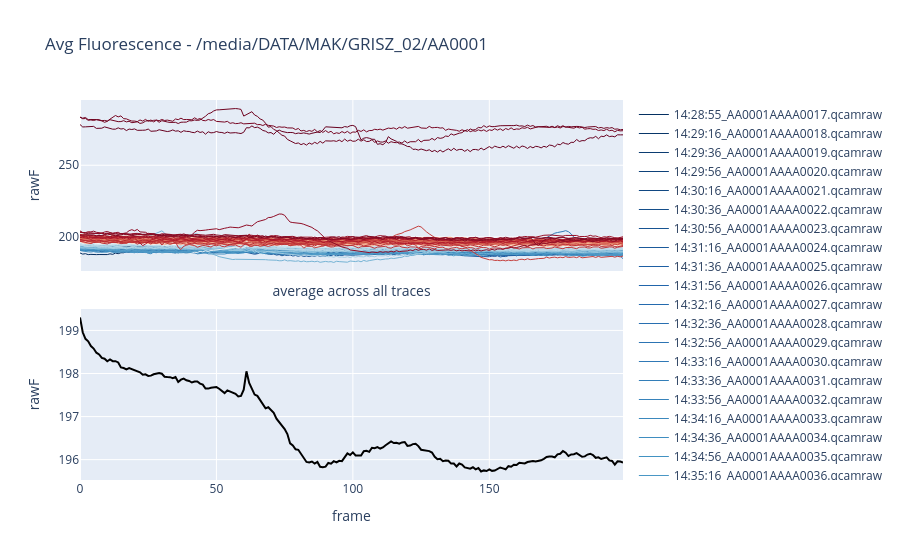

Source (notebook cell):
### Markdown cell above
## 4. Overview plots (without ROI)

### Code cell
# rough first view of average across all traces
e0.plot_average_fluorescence()

### Figure 1 — Plotly figure (JSON) as saved in the notebook; plotly's stock layout.template omitted (floating-point values rounded to 4 significant figures; data arrays with more than 128 entries replaced by an {"elided": "..."} marker saying what was removed)
{"data": [{"line": {"color": "rgb(5, 48, 97)", "width": 1}, "name": "14:28:55_AA0001AAAA0017.qcamraw", "type": "scatter", "xaxis": "x", "y": {"elided": "200 float values"}, "yaxis": "y"}, {"line": {"color": "rgb(8, 54, 105)", "width": 1}, "name": "14:29:16_AA0001AAAA0018.qcamraw", "type": "scatter", "xaxis": "x", "y": {"elided": "200 float values"}, "yaxis": "y"}, {"line": {"color": "rgb(11, 60, 113)", "width": 1}, "name": "14:29:36_AA0001AAAA0019.qcamraw", "type": "scatter", "xaxis": "x", "y": {"elided": "200 float values"}, "yaxis": "y"}, {"line": {"color": "rgb(14, 66, 122)", "width": 1}, "name": "14:29:56_AA0001AAAA0020.qcamraw", "type": "scatter", "xaxis": "x", "y": {"elided": "200 float values"}, "yaxis": "y"}, {"line": {"color": "rgb(17, 72, 130)", "width": 1}, "name": "14:30:16_AA0001AAAA0021.qcamraw", "type": "scatter", "xaxis": "x", "y": {"elided": "200 float values"}, "yaxis": "y"}, {"line": {"color": "rgb(20, 78, 138)", "width": 1}, "name": "14:30:36_AA0001AAAA0022.qcamraw", "type": "scatter", "xaxis": "x", "y": {"elided": "200 float values"}, "yaxis": "y"}, {"line": {"color": "rgb(23, 84, 146)", "width": 1}, "name": "14:30:56_AA0001AAAA0023.qcamraw", "type": "scatter", "xaxis": "x", "y": {"elided": "200 float values"}, "yaxis": "y"}, {"line": {"color": "rgb(27, 90, 155)", "width": 1}, "name": "14:31:16_AA0001AAAA0024.qcamraw", "type": "scatter", "xaxis": "x", "y": {"elided": "200 float values"}, "yaxis": "y"}, {"line": {"color": "rgb(30, 95, 163)", "width": 1}, "name": "14:31:36_AA0001AAAA0025.qcamraw", "type": "scatter", "xaxis": "x", "y": {"elided": "200 float values"}, "yaxis": "y"}, {"line": {"color": "rgb(33, 101, 171)", "width": 1}, "name": "14:31:56_AA0001AAAA0026.qcamraw", "type": "scatter", "xaxis": "x", "y": {"elided": "200 float values"}, "yaxis": "y"}, {"line": {"color": "rgb(36, 106, 174)", "width": 1}, "name": "14:32:16_AA0001AAAA0027.qcamraw", "type": "scatter", "xaxis": "x", "y": {"elided": "200 float values"}, "yaxis": "y"}, {"line": {"color": "rgb(40, 111, 177)", "width": 1}, "name": "14:32:36_AA0001AAAA0028.qcamraw", "type": "scatter", "xaxis": "x", "y": {"elided": "200 float values"}, "yaxis": "y"}, {"line": {"color": "rgb(44, 116, 179)", "width": 1}, "name": "14:32:56_AA0001AAAA0029.qcamraw", "type": "scatter", "xaxis": "x", "y": {"elided": "200 float values"}, "yaxis": "y"}, {"line": {"color": "rgb(48, 121, 182)", "width": 1}, "name": "14:33:16_AA0001AAAA0030.qcamraw", "type": "scatter", "xaxis": "x", "y": {"elided": "200 float values"}, "yaxis": "y"}, {"line": {"color": "rgb(51, 126, 184)", "width": 1}, "name": "14:33:36_AA0001AAAA0031.qcamraw", "type": "scatter", "xaxis": "x", "y": {"elided": "200 float values"}, "yaxis": "y"}, {"line": {"color": "rgb(55, 131, 187)", "width": 1}, "name": "14:33:56_AA0001AAAA0032.qcamraw", "type": "scatter", "xaxis": "x", "y": {"elided": "200 float values"}, "yaxis": "y"}, {"line": {"color": "rgb(59, 136, 189)", "width": 1}, "name": "14:34:16_AA0001AAAA0033.qcamraw", "type": "scatter", "xaxis": "x", "y": {"elided": "200 float values"}, "yaxis": "y"}, {"line": {"color": "rgb(63, 141, 192)", "width": 1}, "name": "14:34:36_AA0001AAAA0034.qcamraw", "type": "scatter", "xaxis": "x", "y": {"elided": "200 float values"}, "yaxis": "y"}, {"line": {"color": "rgb(66, 146, 194)", "width": 1}, "name": "14:34:56_AA0001AAAA0035.qcamraw", "type": "scatter", "xaxis": "x", "y": {"elided": "200 float values"}, "yaxis": "y"}, {"line": {"color": "rgb(74, 151, 197)", "width": 1}, "name": "14:35:16_AA0001AAAA0036.qcamraw", "type": "scatter", "xaxis": "x", "y": {"elided": "200 float values"}, "yaxis": "y"}, {"line": {"color": "rgb(83, 157, 200)", "width": 1}, "name": "14:35:36_AA0001AAAA0037.qcamraw", "type": "scatter", "xaxis": "x", "y": {"elided": "200 float values"}, "yaxis": "y"}, {"line": {"color": "rgb(91, 162, 203)", "width": 1}, "name": "14:35:56_AA0001AAAA0038.qcamraw", "type": "scatter", "xaxis": "x", "y": {"elided": "200 float values"}, "yaxis": "y"}, {"line": {"color": "rgb(100, 168, 206)", "width": 1}, "name": "14:36:16_AA0001AAAA0039.qcamraw", "type": "scatter", "xaxis": "x", "y": {"elided": "200 float values"}, "yaxis": "y"}, {"line": {"color": "rgb(109, 173, 209)", "width": 1}, "name": "14:36:36_AA0001AAAA0040.qcamraw", "type": "scatter", "xaxis": "x", "y": {"elided": "200 float values"}, "yaxis": "y"}, {"line": {"color": "rgb(117, 179, 212)", "width": 1}, "name": "14:36:56_AA0001AAAA0041.qcamraw", "type": "scatter", "xaxis": "x", "y": {"elided": "200 float values"}, "yaxis": "y"}, {"line": {"color": "rgb(126, 184, 215)", "width": 1}, "name": "14:37:16_AA0001AAAA0042.qcamraw", "type": "scatter", "xaxis": "x", "y": {"elided": "200 float values"}, "yaxis": "y"}, {"line": {"color": "rgb(135, 190, 218)", "width": 1}, "name": "14:37:36_AA0001AAAA0043.qcamraw", "type": "scatter", "xaxis": "x", "y": {"elided": "200 float values"}, "yaxis": "y"}, {"line": {"color": "rgb(143, 195, 221)", "width": 1}, "name": "14:37:56_AA0001AAAA0044.qcamraw", "type": "scatter", "xaxis": "x", "y": {"elided": "200 float values"}, "yaxis": "y"}, {"line": {"color": "rgb(151, 199, 223)", "width": 1}, "name": "14:38:16_AA0001AAAA0045.qcamraw", "type": "scatter", "xaxis": "x", "y": {"elided": "200 float values"}, "yaxis": "y"}, {"line": {"color": "rgb(158, 203, 225)", "width": 1}, "name": "14:38:36_AA0001AAAA0046.qcamraw", "type": "scatter", "xaxis": "x", "y": {"elided": "200 float values"}, "yaxis": "y"}, {"line": {"color": "rgb(165, 206, 227)", "width": 1}, "name": "14:38:56_AA0001AAAA0047.qcamraw", "type": "scatter", "xaxis": "x", "y": {"elided": "200 float values"}, "yaxis": "y"}, {"line": {"color": "rgb(172, 210, 229)", "width": 1}, "name": "14:39:16_AA0001AAAA0048.qcamraw", "type": "scatter", "xaxis": "x", "y": {"elided": "200 float values"}, "yaxis": "y"}, {"line": {"color": "rgb(179, 214, 231)", "width": 1}, "name": "14:39:36_AA0001AAAA0049.qcamraw", "type": "scatter", "xaxis": "x", "y": {"elided": "200 float values"}, "yaxis": "y"}, {"line": {"color": "rgb(185, 217, 233)", "width": 1}, "name": "14:39:56_AA0001AAAA0050.qcamraw", "type": "scatter", "xaxis": "x", "y": {"elided": "200 float values"}, "yaxis": "y"}, {"line": {"color": "rgb(192, 221, 235)", "width": 1}, "name": "14:40:16_AA0001AAAA0051.qcamraw", "type": "scatter", "xaxis": "x", "y": {"elided": "200 float values"}, "yaxis": "y"}, {"line": {"color": "rgb(199, 224, 237)", "width": 1}, "name": "14:40:36_AA0001AAAA0052.qcamraw", "type": "scatter", "xaxis": "x", "y": {"elided": "200 float values"}, "yaxis": "y"}, {"line": {"color": "rgb(206, 228, 239)", "width": 1}, "name": "14:40:56_AA0001AAAA0053.qcamraw", "type": "scatter", "xaxis": "x", "y": {"elided": "200 float values"}, "yaxis": "y"}, {"line": {"color": "rgb(212, 230, 240)", "width": 1}, "name": "14:41:16_AA0001AAAA0054.qcamraw", "type": "scatter", "xaxis": "x", "y": {"elided": "200 float values"}, "yaxis": "y"}, {"line": {"color": "rgb(216, 232, 241)", "width": 1}, "name": "14:41:36_AA0001AAAA0055.qcamraw", "type": "scatter", "xaxis": "x", "y": {"elided": "200 float values"}, "yaxis": "y"}, {"line": {"color": "rgb(220, 234, 242)", "width": 1}, "name": "14:41:56_AA0001AAAA0056.qcamraw", "type": "scatter", "xaxis": "x", "y": {"elided": "200 float values"}, "yaxis": "y"}, {"line": {"color": "rgb(224, 236, 243)", "width": 1}, "name": "14:42:16_AA0001AAAA0057.qcamraw", "type": "scatter", "xaxis": "x", "y": {"elided": "200 float values"}, "yaxis": "y"}, {"line": {"color": "rgb(228, 238, 244)", "width": 1}, "name": "14:42:36_AA0001AAAA0058.qcamraw", "type": "scatter", "xaxis": "x", "y": {"elided": "200 float values"}, "yaxis": "y"}, {"line": {"color": "rgb(232, 240, 244)", "width": 1}, "name": "14:42:56_AA0001AAAA0059.qcamraw", "type": "scatter", "xaxis": "x", "y": {"elided": "200 float values"}, "yaxis": "y"}, {"line": {"color": "rgb(237, 242, 245)", "width": 1}, "name": "14:43:16_AA0001AAAA0060.qcamraw", "type": "scatter", "xaxis": "x", "y": {"elided": "200 float values"}, "yaxis": "y"}, {"line": {"color": "rgb(241, 244, 246)", "width": 1}, "name": "14:43:36_AA0001AAAA0061.qcamraw", "type": "scatter", "xaxis": "x", "y": {"elided": "200 float values"}, "yaxis": "y"}, {"line": {"color": "rgb(245, 246, 247)", "width": 1}, "name": "14:43:56_AA0001AAAA0062.qcamraw", "type": "scatter", "xaxis": "x", "y": {"elided": "200 float values"}, "yaxis": "y"}, {"line": {"color": "rgb(247, 245, 244)", "width": 1}, "name": "14:44:16_AA0001AAAA0063.qcamraw", "type": "scatter", "xaxis": "x", "y": {"elided": "200 float values"}, "yaxis": "y"}, {"line": {"color": "rgb(248, 242, 239)", "width": 1}, "name": "14:44:36_AA0001AAAA0064.qcamraw", "type": "scatter", "xaxis": "x", "y": {"elided": "200 float values"}, "yaxis": "y"}, {"line": {"color": "rgb(249, 239, 234)", "width": 1}, "name": "14:44:56_AA0001AAAA0065.qcamraw", "type": "scatter", "xaxis": "x", "y": {"elided": "200 float values"}, "yaxis": "y"}, {"line": {"color": "rgb(249, 236, 229)", "width": 1}, "name": "14:45:16_AA0001AAAA0066.qcamraw", "type": "scatter", "xaxis": "x", "y": {"elided": "200 float values"}, "yaxis": "y"}, {"line": {"color": "rgb(250, 233, 223)", "width": 1}, "name": "14:45:36_AA0001AAAA0067.qcamraw", "type": "scatter", "xaxis": "x", "y": {"elided": "200 float values"}, "yaxis": "y"}, {"line": {"color": "rgb(251, 230, 218)", "width": 1}, "name": "14:45:56_AA0001AAAA0068.qcamraw", "type": "scatter", "xaxis": "x", "y": {"elided": "200 float values"}, "yaxis": "y"}, {"line": {"color": "rgb(251, 227, 213)", "width": 1}, "name": "14:46:16_AA0001AAAA0069.qcamraw", "type": "scatter", "xaxis": "x", "y": {"elided": "200 float values"}, "yaxis": "y"}, {"line": {"color": "rgb(252, 224, 207)", "width": 1}, "name": "14:46:36_AA0001AAAA0070.qcamraw", "type": "scatter", "xaxis": "x", "y": {"elided": "200 float values"}, "yaxis": "y"}, {"line": {"color": "rgb(253, 221, 202)", "width": 1}, "name": "14:46:56_AA0001AAAA0071.qcamraw", "type": "scatter", "xaxis": "x", "y": {"elided": "200 float values"}, "yaxis": "y"}, {"line": {"color": "rgb(253, 217, 196)", "width": 1}, "name": "14:47:16_AA0001AAAA0072.qcamraw", "type": "scatter", "xaxis": "x", "y": {"elided": "200 float values"}, "yaxis": "y"}, {"line": {"color": "rgb(252, 211, 188)", "width": 1}, "name": "14:47:36_AA0001AAAA0073.qcamraw", "type": "scatter", "xaxis": "x", "y": {"elided": "200 float values"}, "yaxis": "y"}, {"line": {"color": "rgb(251, 205, 181)", "width": 1}, "name": "14:47:56_AA0001AAAA0074.qcamraw", "type": "scatter", "xaxis": "x", "y": {"elided": "200 float values"}, "yaxis": "y"}, {"line": {"color": "rgb(250, 199, 173)", "width": 1}, "name": "14:48:16_AA0001AAAA0075.qcamraw", "type": "scatter", "xaxis": "x", "y": {"elided": "200 float values"}, "yaxis": "y"}, {"line": {"color": "rgb(249, 193, 166)", "width": 1}, "name": "14:48:36_AA0001AAAA0076.qcamraw", "type": "scatter", "xaxis": "x", "y": {"elided": "200 float values"}, "yaxis": "y"}, {"line": {"color": "rgb(248, 187, 158)", "width": 1}, "name": "14:48:56_AA0001AAAA0077.qcamraw", "type": "scatter", "xaxis": "x", "y": {"elided": "200 float values"}, "yaxis": "y"}, {"line": {"color": "rgb(247, 181, 150)", "width": 1}, "name": "14:49:16_AA0001AAAA0078.qcamraw", "type": "scatter", "xaxis": "x", "y": {"elided": "200 float values"}, "yaxis": "y"}, {"line": {"color": "rgb(246, 175, 143)", "width": 1}, "name": "14:49:36_AA0001AAAA0079.qcamraw", "type": "scatter", "xaxis": "x", "y": {"elided": "200 float values"}, "yaxis": "y"}, {"line": {"color": "rgb(245, 169, 135)", "width": 1}, "name": "14:49:56_AA0001AAAA0080.qcamraw", "type": "scatter", "xaxis": "x", "y": {"elided": "200 float values"}, "yaxis": "y"}, {"line": {"color": "rgb(243, 163, 128)", "width": 1}, "name": "14:50:16_AA0001AAAA0081.qcamraw", "type": "scatter", "xaxis": "x", "y": {"elided": "200 float values"}, "yaxis": "y"}, {"line": {"color": "rgb(240, 155, 122)", "width": 1}, "name": "14:50:36_AA0001AAAA0082.qcamraw", "type": "scatter", "xaxis": "x", "y": {"elided": "200 float values"}, "yaxis": "y"}, {"line": {"color": "rgb(236, 148, 117)", "width": 1}, "name": "14:50:56_AA0001AAAA0083.qcamraw", "type": "scatter", "xaxis": "x", "y": {"elided": "200 float values"}, "yaxis": "y"}, {"line": {"color": "rgb(233, 140, 111)", "width": 1}, "name": "14:51:16_AA0001AAAA0084.qcamraw", "type": "scatter", "xaxis": "x", "y": {"elided": "200 float values"}, "yaxis": "y"}, {"line": {"color": "rgb(230, 132, 105)", "width": 1}, "name": "14:51:36_AA0001AAAA0085.qcamraw", "type": "scatter", "xaxis": "x", "y": {"elided": "200 float values"}, "yaxis": "y"}, {"line": {"color": "rgb(227, 125, 99)", "width": 1}, "name": "14:51:56_AA0001AAAA0086.qcamraw", "type": "scatter", "xaxis": "x", "y": {"elided": "200 float values"}, "yaxis": "y"}, {"line": {"color": "rgb(223, 117, 93)", "width": 1}, "name": "14:52:16_AA0001AAAA0087.qcamraw", "type": "scatter", "xaxis": "x", "y": {"elided": "200 float values"}, "yaxis": "y"}, {"line": {"color": "rgb(220, 110, 87)", "width": 1}, "name": "14:52:36_AA0001AAAA0088.qcamraw", "type": "scatter", "xaxis": "x", "y": {"elided": "200 float values"}, "yaxis": "y"}, {"line": {"color": "rgb(217, 102, 82)", "width": 1}, "name": "14:52:56_AA0001AAAA0089.qcamraw", "type": "scatter", "xaxis": "x", "y": {"elided": "200 float values"}, "yaxis": "y"}, {"line": {"color": "rgb(213, 94, 76)", "width": 1}, "name": "14:53:16_AA0001AAAA0090.qcamraw", "type": "scatter", "xaxis": "x", "y": {"elided": "200 float values"}, "yaxis": "y"}, {"line": {"color": "rgb(209, 87, 73)", "width": 1}, "name": "14:53:36_AA0001AAAA0091.qcamraw", "type": "scatter", "xaxis": "x", "y": {"elided": "200 float values"}, "yaxis": "y"}, {"line": {"color": "rgb(205, 79, 69)", "width": 1}, "name": "14:53:56_AA0001AAAA0092.qcamraw", "type": "scatter", "xaxis": "x", "y": {"elided": "200 float values"}, "yaxis": "y"}, {"line": {"color": "rgb(201, 71, 65)", "width": 1}, "name": "14:54:16_AA0001AAAA0093.qcamraw", "type": "scatter", "xaxis": "x", "y": {"elided": "200 float values"}, "yaxis": "y"}, {"line": {"color": "rgb(197, 63, 61)", "width": 1}, "name": "14:54:36_AA0001AAAA0094.qcamraw", "type": "scatter", "xaxis": "x", "y": {"elided": "200 float values"}, "yaxis": "y"}, {"line": {"color": "rgb(193, 55, 58)", "width": 1}, "name": "14:54:56_AA0001AAAA0095.qcamraw", "type": "scatter", "xaxis": "x", "y": {"elided": "200 float values"}, "yaxis": "y"}, {"line": {"color": "rgb(189, 47, 54)", "width": 1}, "name": "14:55:16_AA0001AAAA0096.qcamraw", "type": "scatter", "xaxis": "x", "y": {"elided": "200 float values"}, "yaxis": "y"}, {"line": {"color": "rgb(186, 39, 50)", "width": 1}, "name": "14:55:36_AA0001AAAA0097.qcamraw", "type": "scatter", "xaxis": "x", "y": {"elided": "200 float values"}, "yaxis": "y"}, {"line": {"color": "rgb(182, 31, 46)", "width": 1}, "name": "14:55:56_AA0001AAAA0098.qcamraw", "type": "scatter", "xaxis": "x", "y": {"elided": "200 float values"}, "yaxis": "y"}, {"line": {"color": "rgb(177, 24, 43)", "width": 1}, "name": "14:56:16_AA0001AAAA0099.qcamraw", "type": "scatter", "xaxis": "x", "y": {"elided": "200 float values"}, "yaxis": "y"}, {"line": {"color": "rgb(169, 21, 42)", "width": 1}, "name": "14:56:36_AA0001AAAA0100.qcamraw", "type": "scatter", "xaxis": "x", "y": {"elided": "200 float values"}, "yaxis": "y"}, {"line": {"color": "rgb(161, 18, 40)", "width": 1}, "name": "14:56:56_AA0001AAAA0101.qcamraw", "type": "scatter", "xaxis": "x", "y": {"elided": "200 float values"}, "yaxis": "y"}, {"line": {"color": "rgb(152, 16, 39)", "width": 1}, "name": "14:57:16_AA0001AAAA0102.qcamraw", "type": "scatter", "xaxis": "x", "y": {"elided": "200 float values"}, "yaxis": "y"}, {"line": {"color": "rgb(144, 13, 38)", "width": 1}, "name": "14:57:36_AA0001AAAA0103.qcamraw", "type": "scatter", "xaxis": "x", "y": {"elided": "200 float values"}, "yaxis": "y"}, {"line": {"color": "rgb(136, 11, 36)", "width": 1}, "name": "14:57:56_AA0001AAAA0104.qcamraw", "type": "scatter", "xaxis": "x", "y": {"elided": "200 float values"}, "yaxis": "y"}, {"line": {"color": "rgb(128, 8, 35)", "width": 1}, "name": "14:58:16_AA0001AAAA0105.qcamraw", "type": "scatter", "xaxis": "x", "y": {"elided": "200 float values"}, "yaxis": "y"}, {"line": {"color": "rgb(119, 5, 34)", "width": 1}, "name": "16:26:57_AA0001Asdx0018.qcamraw", "type": "scatter", "xaxis": "x", "y": {"elided": "200 float values"}, "yaxis": "y"}, {"line": {"color": "rgb(111, 3, 32)", "width": 1}, "name": "16:28:00_AA0001Asdx0019.qcamraw", "type": "scatter", "xaxis": "x", "y": {"elided": "200 float values"}, "yaxis": "y"}, {"line": {"color": "rgb(103, 0, 31)", "width": 1}, "name": "16:28:16_AA0001Asdx0020.qcamraw", "type": "scatter", "xaxis": "x", "y": {"elided": "200 float values"}, "yaxis": "y"}, {"line": {"color": "black", "width": 2}, "name": "experiment average", "type": "scatter", "xaxis": "x2", "y": {"elided": "200 float values"}, "yaxis": "y2"}], "layout": {"title": {"text": "Avg Fluorescence - /media/DATA/MAK/GRISZ_02/AA0001"}, "xaxis": {"anchor": "y", "domain": [0, 1], "matches": "x2", "showticklabels": false, "title": {"text": "average across all traces"}}, "xaxis2": {"anchor": "y2", "domain": [0, 1], "title": {"text": "frame"}}, "yaxis": {"anchor": "x", "domain": [0.55, 1], "title": {"text": "rawF"}}, "yaxis2": {"anchor": "x2", "domain": [0, 0.45], "title": {"text": "rawF"}}}}
